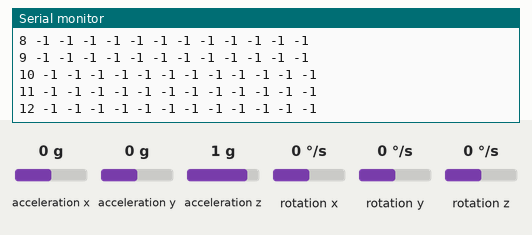
Recording of a sketch running on a simulated Arduino Uno, built with avr-gcc and run on an emulated ATmega328P. Parts: the last lines printed to the serial monitor. Wiring (inferred from the names in the program): MPU-6050 motion sensor at I2C address 0x68; MPU-6050 motion sensor at I2C address 0x69. The test bench sets the inputs (shaded band); at power-on: rotation x 0 °/s, acceleration x 0 g, acceleration y 0 g, acceleration z 1 g, rotation y 0 °/s, rotation z 0 °/s.

Above: at 1.2 s.
1.3 s: rotation x set to -192 °/s
At 1.49 s:
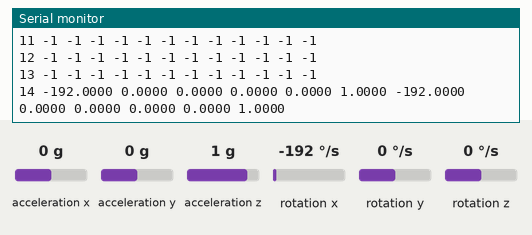
2.8 s: acceleration x set to -1.4 g
At 2.85 s:
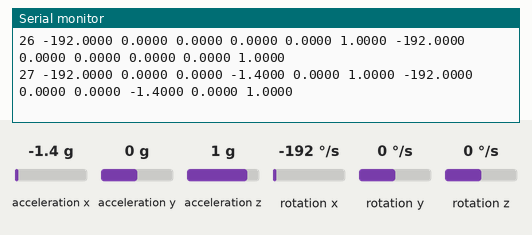
4.3 s: acceleration y set to -1.4 g
At 4.32 s:
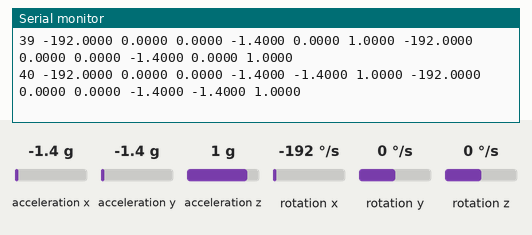
5.8 s: acceleration z set to -1.4 g
At 5.9 s:
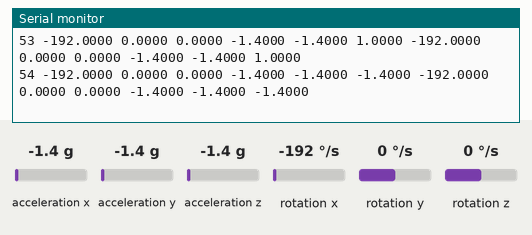
7.3 s: rotation y set to -192 °/s
At 7.37 s:
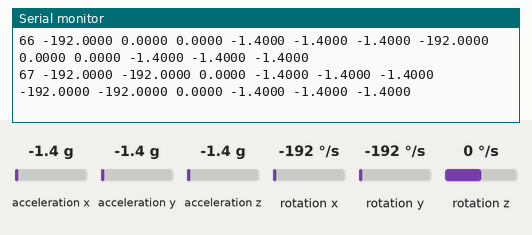
8.8 s: rotation z set to -192 °/s
At 8.84 s:
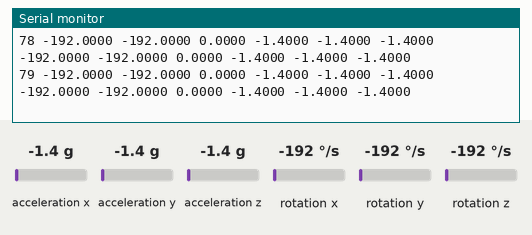
Timing chart, 0 to 11.8 s (numbered marks = the images above; inputs shaded):
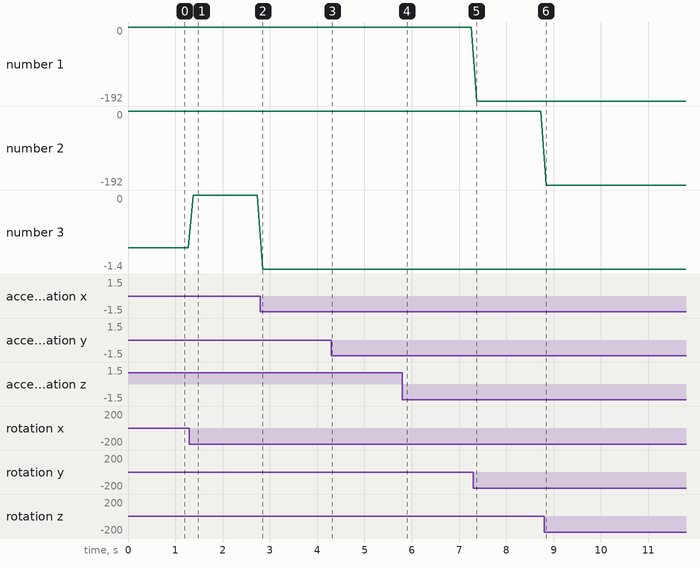

The sketch:

hardware_sensor_final.ino
```cpp
#include <Wire.h> //for I2C communication
#include<math.h>

float rotXWArray[11] = {0.0};
float rotYWArray[11] = {0.0};
float rotZWArray[11] = {0.0};

float rotXAArray[11] = {0.0};
float rotYAArray[11] = {0.0};
float rotZAArray[11] = {0.0};

//counter for serial printing
int positionIndex = 0;
int danceIndex = 0;
int counterDance = 0;
int counterPosition = 0;

//store raw data of accel and gyro
long accelXW, accelYW, accelZW;
long gyroXW, gyroYW, gyroZW;
long accelXA, accelYA, accelZA;
long gyroXA, gyroYA, gyroZA;

//calculate accel and gyro in degree and g
float gForceXW, gForceYW, gForceZW;
float rotXW, rotYW, rotZW;
float gForceXA, gForceYA, gForceZA;
float rotXA, rotYA, rotZA;

void setup() {
  Serial.begin(115200);
  Wire.begin(); //initialise I2C communication
  setupMPUW();
  setupMPUA();
}

void loop() {
  recordAccelRegistersW(); //pre-processing
  recordGyroRegistersW();
  recordAccelRegistersA(); //pre-processing
  recordGyroRegistersA();
  updateDance();
  updatePosition();
  delay(100);
}

//Establish communication with MPU and set up needed registers to read data from
void setupMPUW() {
  Wire.beginTransmission(0b1101000); //I2C address of MPU
  Wire.write(0x6B); //Power Management
  Wire.write(0b00000000); //Power on MPU6050
  Wire.endTransmission();

  //Gyro configuration.
  Wire.beginTransmission(0b1101000);
  Wire.write(0x1B);
  Wire.write(0x00000000); //Set gyro full scale to +/- 250deg/sec
  Wire.endTransmission();

  //Acc configuration.
  Wire.beginTransmission(0b1101000);
  Wire.write(0x1C);
  Wire.write(0b00000000); //Set acc full scale range to +/- 2g
  Wire.endTransmission();
}

void setupMPUA() {
  Wire.beginTransmission(0b1101001); //I2C address of MPU
  Wire.write(0x6B); //Power Management
  Wire.write(0b00000000); //Power on MPU6050
  Wire.endTransmission();

  //Gyro configuration.
  Wire.beginTransmission(0b1101001);
  Wire.write(0x1B);
  Wire.write(0x00000000); //Set gyro full scale to +/- 250deg/sec
  Wire.endTransmission();

  //Acc configuration.
  Wire.beginTransmission(0b1101001);
  Wire.write(0x1C);
  Wire.write(0b00000000); //Set acc full scale range to +/- 2g
  Wire.endTransmission();
}

//retrieving raw data
void recordAccelRegistersW() {
  Wire.beginTransmission(0b1101000); //I2C address of MPU6050
  Wire.write(0x3B); //Starting register for acc readings.
  Wire.endTransmission();
  Wire.requestFrom(0b1101000,6);  //Request 6 acc registers (3B-40)

  while(Wire.available() < 6);
  accelXW = Wire.read()<<8|Wire.read();  //Store first two bytes
  accelYW = Wire.read()<<8|Wire.read();  //Store middle two bytes
  accelZW = Wire.read()<<8|Wire.read();  //Store last two bytes
  processAccelDataW();
}

void processAccelDataW() {
  //convert data to g. LSB per g = 16384.0
  gForceXW = accelXW / 16384.0;
  gForceYW = accelYW / 16384.0;
  gForceZW = accelZW / 16384.0;
}

void recordAccelRegistersA() {
  Wire.beginTransmission(0b1101001); //I2C address of MPU6050
  Wire.write(0x3B); //Starting register for acc readings.
  Wire.endTransmission();
  Wire.requestFrom(0b1101001,6);  //Request 6 acc registers (3B-40)

  while(Wire.available() < 6);
  accelXA = Wire.read()<<8|Wire.read();  //Store first two bytes
  accelYA = Wire.read()<<8|Wire.read();  //Store middle two bytes
  accelZA = Wire.read()<<8|Wire.read();  //Store last two bytes
  processAccelDataA();
}

void processAccelDataA() {
  //convert data to g. LSB per g = 16384.0
  gForceXA = accelXA / 16384.0;
  gForceYA = accelYA / 16384.0;
  gForceZA = accelZA / 16384.0;
}

void recordGyroRegistersW() {
  Wire.beginTransmission(0b1101000); //I2C address of MPU6050
  Wire.write(0x43); //Starting address for gyro readings
  Wire.endTransmission();
  Wire.requestFrom(0b1101000,6);  //Request 6 gyro registers (43-48)

  while(Wire.available() < 6);
  gyroXW = Wire.read()<<8|Wire.read();  //Store first two bytes into
  gyroYW = Wire.read()<<8|Wire.read();  //Store middle two bytes into
  gyroZW = Wire.read()<<8|Wire.read();  //Store last two bytes into
  processGyroDataW();
}

void processGyroDataW() {
  //convert data to degrees. LSB per degrees per second = 131.0;
  rotXW = gyroXW / 131.0;
  rotYW = gyroYW / 131.0;
  rotZW = gyroZW / 131.0;
}

void recordGyroRegistersA() {
  Wire.beginTransmission(0b1101001); //I2C address of MPU6050
  Wire.write(0x43); //Starting address for gyro readings
  Wire.endTransmission();
  Wire.requestFrom(0b1101001,6);  //Request 6 gyro registers (43-48)

  while(Wire.available() < 6);
  gyroXA = Wire.read()<<8|Wire.read();  //Store first two bytes into
  gyroYA = Wire.read()<<8|Wire.read();  //Store middle two bytes into
  gyroZA = Wire.read()<<8|Wire.read();  //Store last two bytes into
  processGyroDataA();
}

void processGyroDataA() {
  //convert data to degrees. LSB per degrees per second = 131.0;
  rotXA = gyroXA / 131.0;
  rotYA = gyroYA / 131.0;
  rotZA = gyroZA / 131.0;
}

void updateDance() {
  float meanXW=0, meanYW=0, meanZW=0, sumXW=0, sumYW=0, sumZW=0, differenceXW=0, differenceYW=0, differenceZW=0, totalDifferenceW=0, sqrtDifferenceW=0;
  danceIndex = counterDance % 10; //0-9 repeatedly

  //sum values in array
  for (int i=0; i<10; i++) {
    sumXW += rotXWArray[i];
    sumYW += rotYWArray[i];
    sumZW += rotZWArray[i];
  }
  meanXW = sumXW / 10.0;
  meanYW = sumYW / 10.0;
  meanZW = sumZW / 10.0;

  //save new value into index 10
  rotXWArray[10] = rotXW;
  rotYWArray[10] = rotYW;
  rotZWArray[10] = rotZW;

  differenceXW = sq(meanXW - rotXWArray[10]);
  differenceYW = sq(meanYW - rotYWArray[10]);
  differenceZW = sq(meanZW - rotZWArray[10]);

  totalDifferenceW = differenceXW + differenceYW + differenceZW;
  sqrtDifferenceW = sqrt(totalDifferenceW);

  //save value in counter index
  rotXWArray[positionIndex] = rotXW;
  rotYWArray[positionIndex] = rotYW;
  rotZWArray[positionIndex] = rotZW;

  counterDance++;
  Serial.print(counterDance);
  Serial.print(" ");

  if (sqrtDifferenceW < 10) {
      Serial.print("-1 -1 -1 -1 -1 -1 ");
    }
  else {
    printDance();
  }
}

void updatePosition() {
  float meanXA=0, meanYA=0, meanZA=0, sumXA=0, sumYA=0, sumZA=0, differenceXA=0, differenceYA=0, differenceZA=0, totalDifferenceA=0, sqrtDifferenceA=0;
  positionIndex = counterPosition % 10; //0-9 repeatedly

  //sum values in array
  for (int i=0; i<10; i++) {
    sumXA += rotXAArray[i];
    sumYA += rotYAArray[i];
    sumZA += rotZAArray[i];
  }
  meanXA = sumXA / 10.0;
  meanYA = sumYA / 10.0;
  meanZA = sumZA / 10.0;

  //save new value into index 10
  rotXAArray[10] = rotXA;
  rotYAArray[10] = rotYA;
  rotZAArray[10] = rotZA;

  differenceXA = sq(meanXA - rotXAArray[10]);
  differenceYA = sq(meanYA - rotYAArray[10]);
  differenceZA = sq(meanZA - rotZAArray[10]);

  totalDifferenceA = differenceXA + differenceYA + differenceZA;
  sqrtDifferenceA = sqrt(totalDifferenceA);

  //save value in counter index
  rotXAArray[positionIndex] = rotXA;
  rotYAArray[positionIndex] = rotYA;
  rotZAArray[positionIndex] = rotZA;

  if (sqrtDifferenceA < 10) {
      Serial.println("-1 -1 -1 -1 -1 -1");
    }
  else {
    printPosition();
  }
}

//Gyro x,y,z & Acc x,y,z
void printDance() {
  Serial.print(rotXW, 4);
  Serial.print(" ");
  Serial.print(rotYW, 4);
  Serial.print(" ");
  Serial.print(rotZW, 4);
  Serial.print(" ");
  Serial.print(gForceXW, 4);
  Serial.print(" ");
  Serial.print(gForceYW, 4);
  Serial.print(" ");
  Serial.print(gForceZW, 4);
  Serial.print(" ");
}

void printPosition() {
  Serial.print(rotXA, 4);
  Serial.print(" ");
  Serial.print(rotYA, 4);
  Serial.print(" ");
  Serial.print(rotZA, 4);
  Serial.print(" ");
  Serial.print(gForceXA, 4);
  Serial.print(" ");
  Serial.print(gForceYA, 4);
  Serial.print(" ");
  Serial.println(gForceZA, 4);
}
```

Measured:
- after the input at 1.3 s, the serial monitor: prints a new line after 0.08 s (image 1)
- after the input at 2.8 s, the serial monitor: prints a new line after 0.05 s (image 2)
- after the input at 4.3 s, the serial monitor: prints a new line at once (image 3)
- after the input at 5.8 s, the serial monitor: prints a new line after 0.10 s (image 4)
- after the input at 7.3 s, the serial monitor: prints a new line after 0.07 s (image 5)
- plotted number 1: -1 → 0 after the input at 1.3 s
- plotted number 2: -1 → 0 after the input at 1.3 s
- plotted number 3: -1 → 0 after the input at 1.3 s, 0 → -1.4 after the input at 2.8 s
